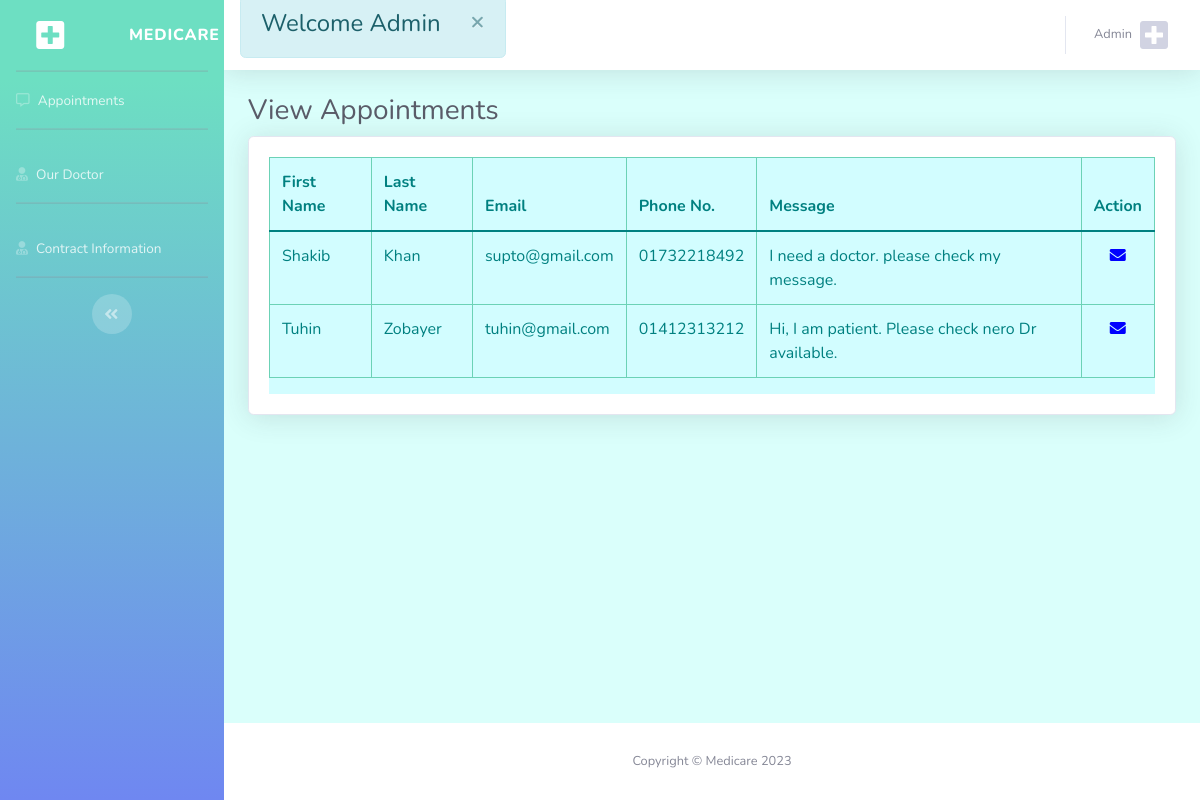
The app's page /message.php (signed in) with its own data.
### tables this page shows
CREATE TABLE `contract_info` (
  `id` int(11) NOT NULL,
  `first_name` varchar(255) NOT NULL,
  `last_name` varchar(255) NOT NULL,
  `email` varchar(255) NOT NULL,
  `phone` varchar(255) NOT NULL,
  `message` text NOT NULL
);

### message.php (the view, shortened to what this page needs)
<?php
include "lib/dbconnect.php";
$select_sql = "SELECT * FROM contract_info";
$allData = $connectdb -> query($select_sql);
?>
<!DOCTYPE html>
<html lang="en">
<head>
    <link href="vendor/fontawesome-free/css/all.min.css" rel="stylesheet" type="text/css">
    <link rel="stylesheet" href="css/custom.css">
    <link href="https://cdn.jsdelivr.net/npm/bootstrap@5.0.2/dist/css/bootstrap.min.css" rel="stylesheet"
>
    <link rel="stylesheet" href="https://use.fontawesome.com/releases/v5.15.3/css/all.css"
>
    <link href="css/sb-admin-2.css" rel="stylesheet">
    <link href="vendor/datatables/dataTables.bootstrap4.css" rel="stylesheet">
</head>
<body id="page-top">
    <div id="wrapper">
        <ul class="navbar-nav bg-gradient-primary sidebar sidebar-dark accordion cbg" id="accordionSidebar">
            <a class="sidebar-brand d-flex align-items-center justify-content-center" href="admin.php">
                <div class="sidebar-brand-icon">
                <i class="p-5 fas fa-plus-square"></i>
                </div>
                <div class="sidebar-brand-text mx-3">Medicare</div>
            </a>
            <hr class="sidebar-divider my-0">
            <li class="nav-item">
                <a class="nav-link" href="admin.php">
                    <i class="far fa-comment-alt"></i>
                    <span>Appointments</span></a>
            </li>
            <hr class="sidebar-divider">
            <li class="nav-item">
                <a class="nav-link" href="doctor.php">
                <i class="fas fa-user-md"></i>
                    <span>Our Doctor</span></a>
            </li>
            <hr class="sidebar-divider">
            <li class="nav-item">
                <a class="nav-link" href="message.php">
                <i class="fas fa-user-md"></i>
                    <span>Contract Information</span></a>
            </li>
            <hr class="sidebar-divider">
            <div class="text-center d-none d-md-inline">
                <button class="rounded-circle border-0" id="sidebarToggle"></button>
            </div>
        </ul>
        <div id="content-wrapper" class="d-flex flex-column">
            <div id="content">
                <nav class="navbar navbar-expand navbar-light bg-white topbar mb-4 static-top shadow">
                    <div class="alert alert-info alert-dismissible fade show mt-0" role="alert">
                        <h4>Welcome <?php echo isset($_SESSION['username'])?$_SESSION['username']:""; ?></h4>
                        <button type="button" class="close" data-dismiss="alert" aria-label="Close">
                            <span aria-hidden='true'>&times;</span>
                        </button>
                    </div>
                    <ul class="navbar-nav ml-auto">
                        <li class="nav-item dropdown no-arrow">
                            <a class="nav-link dropdown-toggle" href="#" id="userDropdown" role="button"
                                data-toggle="dropdown" aria-haspopup="true" aria-expanded="false">
                                <span
                                    class="mr-2 d-none d-lg-inline text-gray-600 small"><?php echo isset($_SESSION['username'])?$_SESSION['username']:""; ?></span>
                                <i class="img-profile cprofile fas fa-plus-square"></i>
                            </a>
                        </li>
                    </ul>
                </nav>
                <div class="container-fluid">
                    <h1 class="h3 mb-2 text-gray-800">View Appointments</h1>
                    <div class="card shadow mb-4">
                        <div class="card-body">
                            <div class="table-responsive ">
                                <table class="table table-bordered bg-pink" id="dataTable" width="100%" cellspacing="0">
                                    <thead>
                                        <tr>
                                            <th>First Name</th>
                                            <th>Last Name</th>
                                            <th>Email</th>
                                            <th>Phone No.</th>
                                            <th>Message</th>
                                            <th>Action</th>
                                        </tr>
                                    </thead>
                                    <tbody>
                                        <?php if($allData -> num_rows>0){ ?>
                                        <?php while($fetchData=$allData -> fetch_assoc()) {?>
                                        <tr>
                                            <td><?php echo $fetchData['first_name'];?></td>
                                            <td><?php echo $fetchData['last_name'];?></td>
                                            <td><?php echo $fetchData['email'];?></td>
                                            <td><?php echo $fetchData['phone'];?></td>
                                            <td><?php echo $fetchData['message'];?></td>
                                            <td style="text-align:center;">
                                                <a href="mailto:<?php echo $fetchData['email'] ?>" title="mail">
                                                    <i class="fas fa-envelope" style="color:blue;"></i></a>
                                            </td>
                                        </tr>
                                        <?php }?>
                                        <?php }?>
                                    </tbody>
                                </table>
                            </div>
                        </div>
                    </div>
                </div>
            </div>
            <footer class="sticky-footer bg-white">
                <div class="container my-auto">
                    <div class="copyright text-center my-auto">
                        <span>Copyright &copy; Medicare 2023</span>
                    </div>
                </div>
            </footer>
        </div>
    </div>
</body>
</html>

### css/custom.css (style rules this page uses)
.cbg { background-image: linear-gradient(180deg, #6ddfc2 10%, #6f87f1 100%) !important; background-size: cover !important; }
.cprofile { font-size: 32px; }

### records on screen
contract_info: first_name "Shakib", last_name "Khan", email "supto@gmail.com", phone "01732218492", message "I need a doctor. please check my message."
contract_info: first_name "Tuhin", last_name "Zobayer", email "tuhin@gmail.com", phone "01412313212", message "Hi, I am patient. Please check nero Dr available."

### other values on screen
$_SESSION['username'] "Admin"
